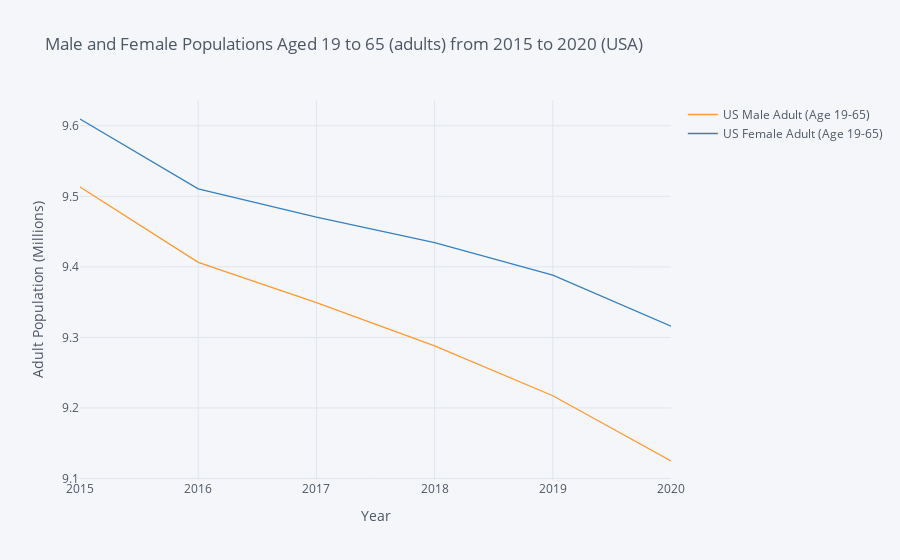

Notebook code cell kept with this figure:
### Markdown cell above
### **_<u>Visualization II: Male and Female Populations Aged 19 to 65 (adults) from 2015 to 2020 (USA)_**

### Code cell
cf.go_offline()
df_1 = pd.DataFrame({"Year": year_list, "US Male Adult (Age 19-65)": MA_adult_list, 'US Female Adult (Age 19-65)': FE_adult_list})
df_1.set_index('Year', inplace=True)
df_1['US Male Adult (Age 19-65)'] = df_1['US Male Adult (Age 19-65)'] / 10000000
df_1['US Female Adult (Age 19-65)'] = df_1['US Female Adult (Age 19-65)'] / 10000000
df_1.iplot(title = 'Male and Female Populations Aged 19 to 65 (adults) from 2015 to 2020 (USA)', xTitle = 'Year', yTitle = 'Adult Population (Millions)')

### Figure 1 — Plotly figure (JSON) as saved in the notebook; plotly's stock layout.template omitted (floating-point values rounded to 4 significant figures)
{"data": [{"line": {"color": "rgba(255, 153, 51, 1.0)", "dash": "solid", "shape": "linear", "width": 1.3}, "mode": "lines", "name": "US Male Adult (Age 19-65)", "text": "", "type": "scatter", "x": [2015, 2016, 2017, 2018, 2019, 2020], "y": [9.513, 9.406, 9.349, 9.288, 9.217, 9.125]}, {"line": {"color": "rgba(55, 128, 191, 1.0)", "dash": "solid", "shape": "linear", "width": 1.3}, "mode": "lines", "name": "US Female Adult (Age 19-65)", "text": "", "type": "scatter", "x": [2015, 2016, 2017, 2018, 2019, 2020], "y": [9.61, 9.51, 9.47, 9.434, 9.388, 9.316]}], "layout": {"autosize": true, "legend": {"bgcolor": "#F5F6F9", "font": {"color": "#4D5663"}}, "paper_bgcolor": "#F5F6F9", "plot_bgcolor": "#F5F6F9", "title": {"font": {"color": "#4D5663"}, "text": "Male and Female Populations Aged 19 to 65 (adults) from 2015 to 2020 (USA)"}, "xaxis": {"autorange": true, "gridcolor": "#E1E5ED", "range": [2015, 2020], "showgrid": true, "tickfont": {"color": "#4D5663"}, "title": {"font": {"color": "#4D5663"}, "text": "Year"}, "type": "linear", "zerolinecolor": "#E1E5ED"}, "yaxis": {"autorange": true, "gridcolor": "#E1E5ED", "range": [9.098, 9.637], "showgrid": true, "tickfont": {"color": "#4D5663"}, "title": {"font": {"color": "#4D5663"}, "text": "Adult Population (Millions)"}, "type": "linear", "zerolinecolor": "#E1E5ED"}}}
